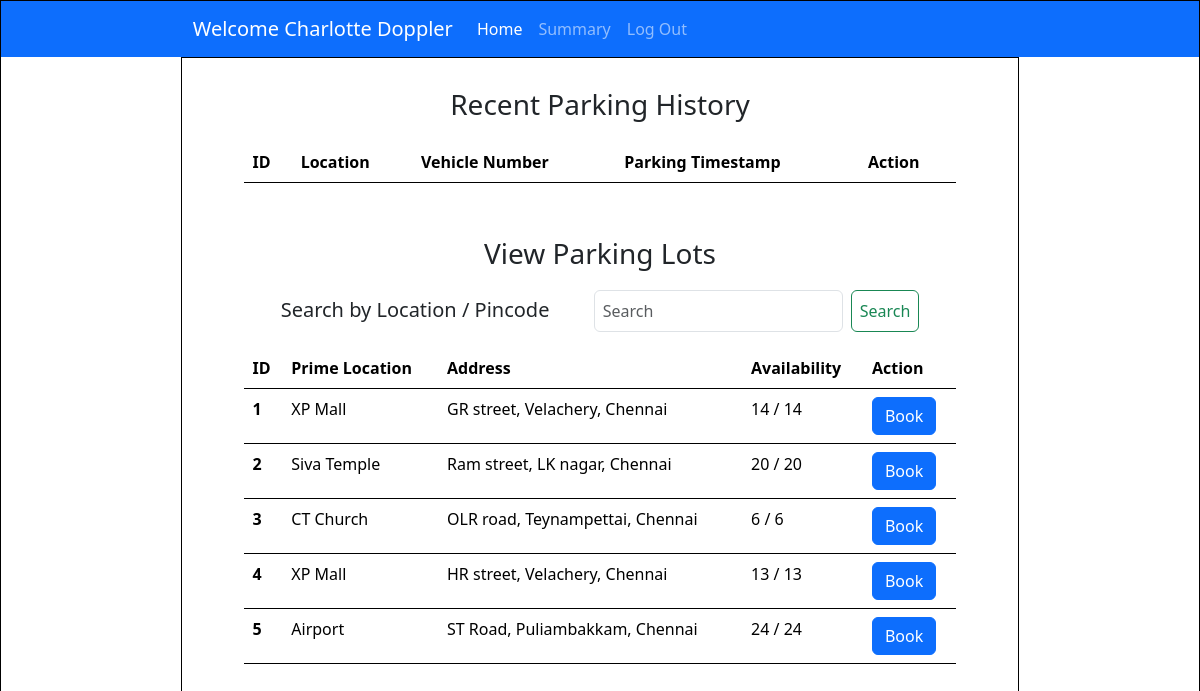
The app's page /user_dashboard (signed in), older data.
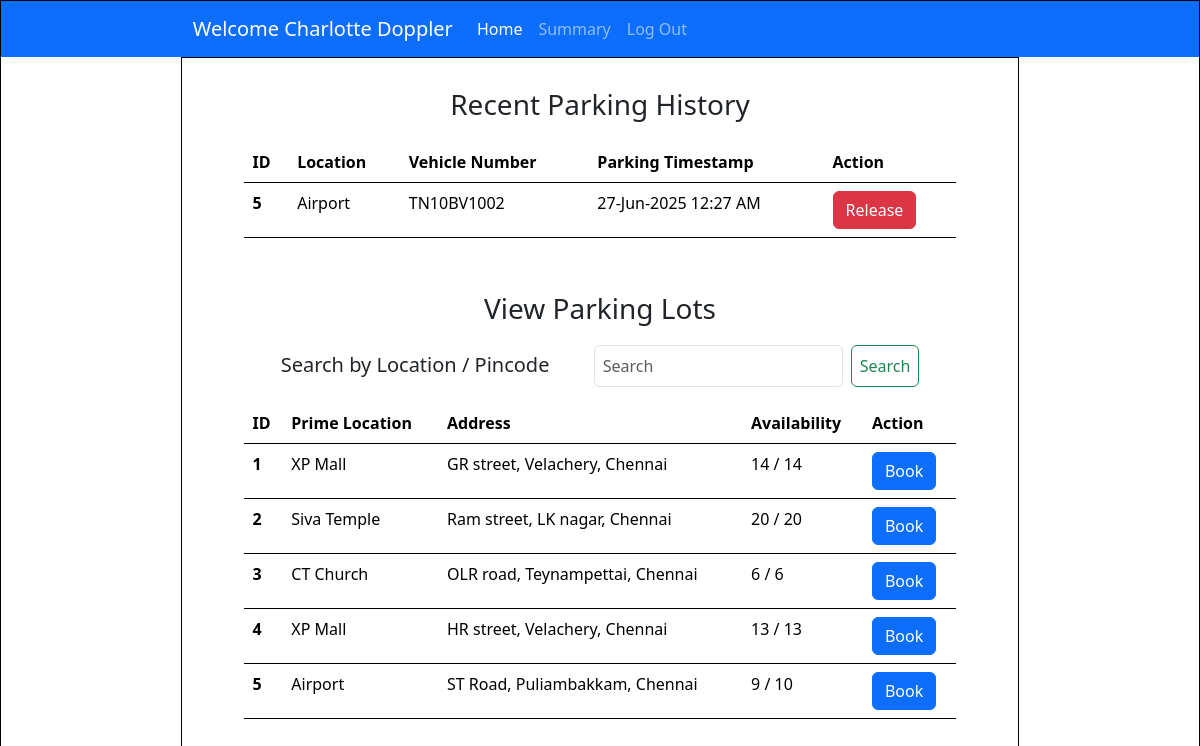
The same page, newer data.
### controllers/models.py (models this page shows)
class User(db.Model, UserMixin):
    id = db.Column(db.Integer, primary_key=True)
    username = db.Column(db.String, unique=True, nullable = False)
    password = db.Column(db.String, nullable=False)
    name = db.Column(db.String, nullable=False)
    address = db.Column(db.String, nullable=False)
    type = db.Column(db.String, default="general")
    pincode = db.Column(db.String(6), nullable=False)
    reservations = db.relationship('Reservation', backref='user')

class ParkingLot(db.Model):
    id = db.Column(db.Integer, primary_key = True)
    prime_location_name = db.Column(db.String, nullable=False)
    price = db.Column(db.Integer, nullable=False)
    address = db.Column(db.String, nullable=False)
    pincode = db.Column(db.Integer,nullable = False)
    maximum_spots = db.Column(db.Integer, nullable=False)
    active = db.Column(db.Boolean, nullable=False, default=True)
    spots = db.relationship('ParkingSpot', backref='lot')

class Reservation(db.Model):
    id = db.Column(db.Integer, primary_key = True)
    spot_id = db.Column(db.Integer, db.ForeignKey('parking_spot.id'), nullable=False)
    user_id = db.Column(db.Integer, db.ForeignKey('user.id'), nullable = False)
    lot_id = db.Column(db.Integer, db.ForeignKey('parking_lot.id'), nullable = False)
    parking_timestamp = db.Column(db.DateTime(timezone=True), nullable=False)
    leaving_timestamp = db.Column(db.DateTime(timezone=True), nullable=True)
    parking_price = db.Column(db.Integer, nullable=False)
    vehicle_no = db.Column(db.String, nullable=False)

### controllers/controller.py (the view, shortened to what this page needs)
@app.route("/user_dashboard", methods=["GET", "POST"])
@login_required
def user_dashboard():
    lots = ParkingLot.query.all()
    lots_avl = []
    keyword = ""
    for lot in lots:
        total_spots = ParkingSpot.query.filter_by(lot_id=lot.id, active=1).count()
        available_spots = ParkingSpot.query.filter_by(lot_id=lot.id, status="A").count()
        lots_avl.append({
            "lot": lot,
            "available": available_spots,
            "total": total_spots
        })
    reservations = Reservation.query.filter_by(user_id=current_user.id)
    parking_history = []
    for event in reservations:
        lot = ParkingLot.query.filter_by(id=event.lot_id).first()
        parking_history.append({"booking": event, "lot": lot})
    return render_template("user_home.html", lots=lots_avl, user=current_user, history=parking_history)

### app.py (called while the page is built)
@login_manager.user_loader
def load_user(user_id):
    return User.query.get(int(user_id))

### templates/user_home.html (shortened to what this page needs)
<!DOCTYPE html>
<html lang="en">
<head>
    <link href="https://cdn.jsdelivr.net/npm/bootstrap@5.3.6/dist/css/bootstrap.min.css" rel="stylesheet"
>
    <link rel="stylesheet" href="../static/style.css">
</head>
<body>
    <div id="main">
        <nav class="navbar navbar-expand-lg bg-primary" data-bs-theme="dark">
            <div class="container-fluid">
                <a class="navbar-brand" href="#">Welcome {{user.name}}</a>
                <div class="collapse navbar-collapse" id="navbarNavAltMarkup">
                    <div class="navbar-nav">
                        <a class="nav-link active" aria-current="page" href="#">Home</a>
                        <a class="nav-link" href="#">Summary</a>
                        <a class="nav-link" href="/login">Log Out</a>
                    </div>
                </div>
            </div>
        </nav>
        <div id="canvas">
            <h3 style="text-align: center; margin-top: 30px; margin-bottom: 20px;">Recent Parking History</h3>
            <table class="table" style="margin: auto; width: 85%; border: 2px;">
                <thead>
                    <tr>
                        <th scope="col">ID</th>
                        <th scope="col">Location</th>
                        <th scope="col">Vehicle Number</th>
                        <th scope="col">Parking Timestamp</th>
                        <th scope="col">Action</th>
                    </tr>
                </thead>
                <tbody>
                    {% for event in history %}
                    <tr>
                        <th scope="row">{{ event.lot.id }}</th>
                        <td>{{ event.lot.prime_location_name }}</td>
                        <td>{{ event.booking.vehicle_no }}</td>
                        <td>{{ event.booking.parking_timestamp.strftime('%d-%b-%Y %I:%M %p') }}</td>
                        <td>
                            {% if not event.booking.leaving_timestamp %}
                            <div>
                                <a href="{{ url_for('release_spot', booking_id=event.booking.id) }}"
                                    class="btn btn-danger">Release</a>
                            </div>
                            {% else %}
                            <div>
                                <input type="button" class="btn btn-success readonly" value="Parked Out">
                            </div>
                            {% endif %}
                        </td>
                    </tr>
                    {% endfor %}
                </tbody>
            </table>
            <br>
            <h3 style="text-align: center; margin-top: 30px; margin-bottom: 20px;">View Parking Lots</h3>
                <div class="d-flex justify-content-evenly align-self-center flex-row mb-3" style="width: 85%; margin:auto">
                    <p class="h5 mb-0 mt-2">Search by Location / Pincode</a>
                    <form class="d-flex" role="search" method="post">
                        <input class="form-control p-2 mx-2" type="search" placeholder="Search" name="keyword" aria-label="Search" />
                        <button class="btn btn-outline-success p-2" type="submit">Search</button>
                    </form>
                </div>
            <table class="table" style="margin: auto; width: 85%; border: 2px;">
                <thead>
                    <tr>
                        <th scope="col">ID</th>
                        <th scope="col">Prime Location</th>
                        <th scope="col">Address</th>
                        <th scope="col">Availability</th>
                        <th scope="col">Action</th>
                    </tr>
                </thead>
                <tbody>
                    {% for item in lots %}
                    <tr>
                        <th scope="row">{{ item.lot.id }}</th>
                        <td>{{ item.lot.prime_location_name }}</td>
                        <td>{{ item.lot.address }}</td>
                        <td>{{ item.available }} / {{ item.total }}</td>
                        <td>
                            <div>
                                <a href="{{ url_for('book_spot', lot_id=item.lot.id) }}"
                                    class="btn btn-primary">Book</a>
                            </div>
                        </td>
                    </tr>
                    {% endfor %}
                </tbody>
            </table>
        </div>
    </div>
</body>
</html>

### static/style.css (style rules this page uses)
* { margin: 0px; }
#main, #canvas { border: 1px solid black; }
#canvas { width: 70%; margin: auto; height: 760px; }
.navbar { padding-left: 15%; padding-right: 15%; }

Row changes from the older to the newer data that the page shows:
added Reservation: booking.vehicle_no "TN10BV1002", booking.parking_timestamp "27-Jun-2025 12:27 AM"
Text that changed along with them:
new list line: "5 Airport"
new list line: "Release"
new list line: "5 Airport ST Road, Puliambakkam, Chennai"
new list line: "9 / 10 Book"
list line gone: "5 Airport ST Road, Puliambakkam, Chennai"
list line gone: "24 / 24 Book"
